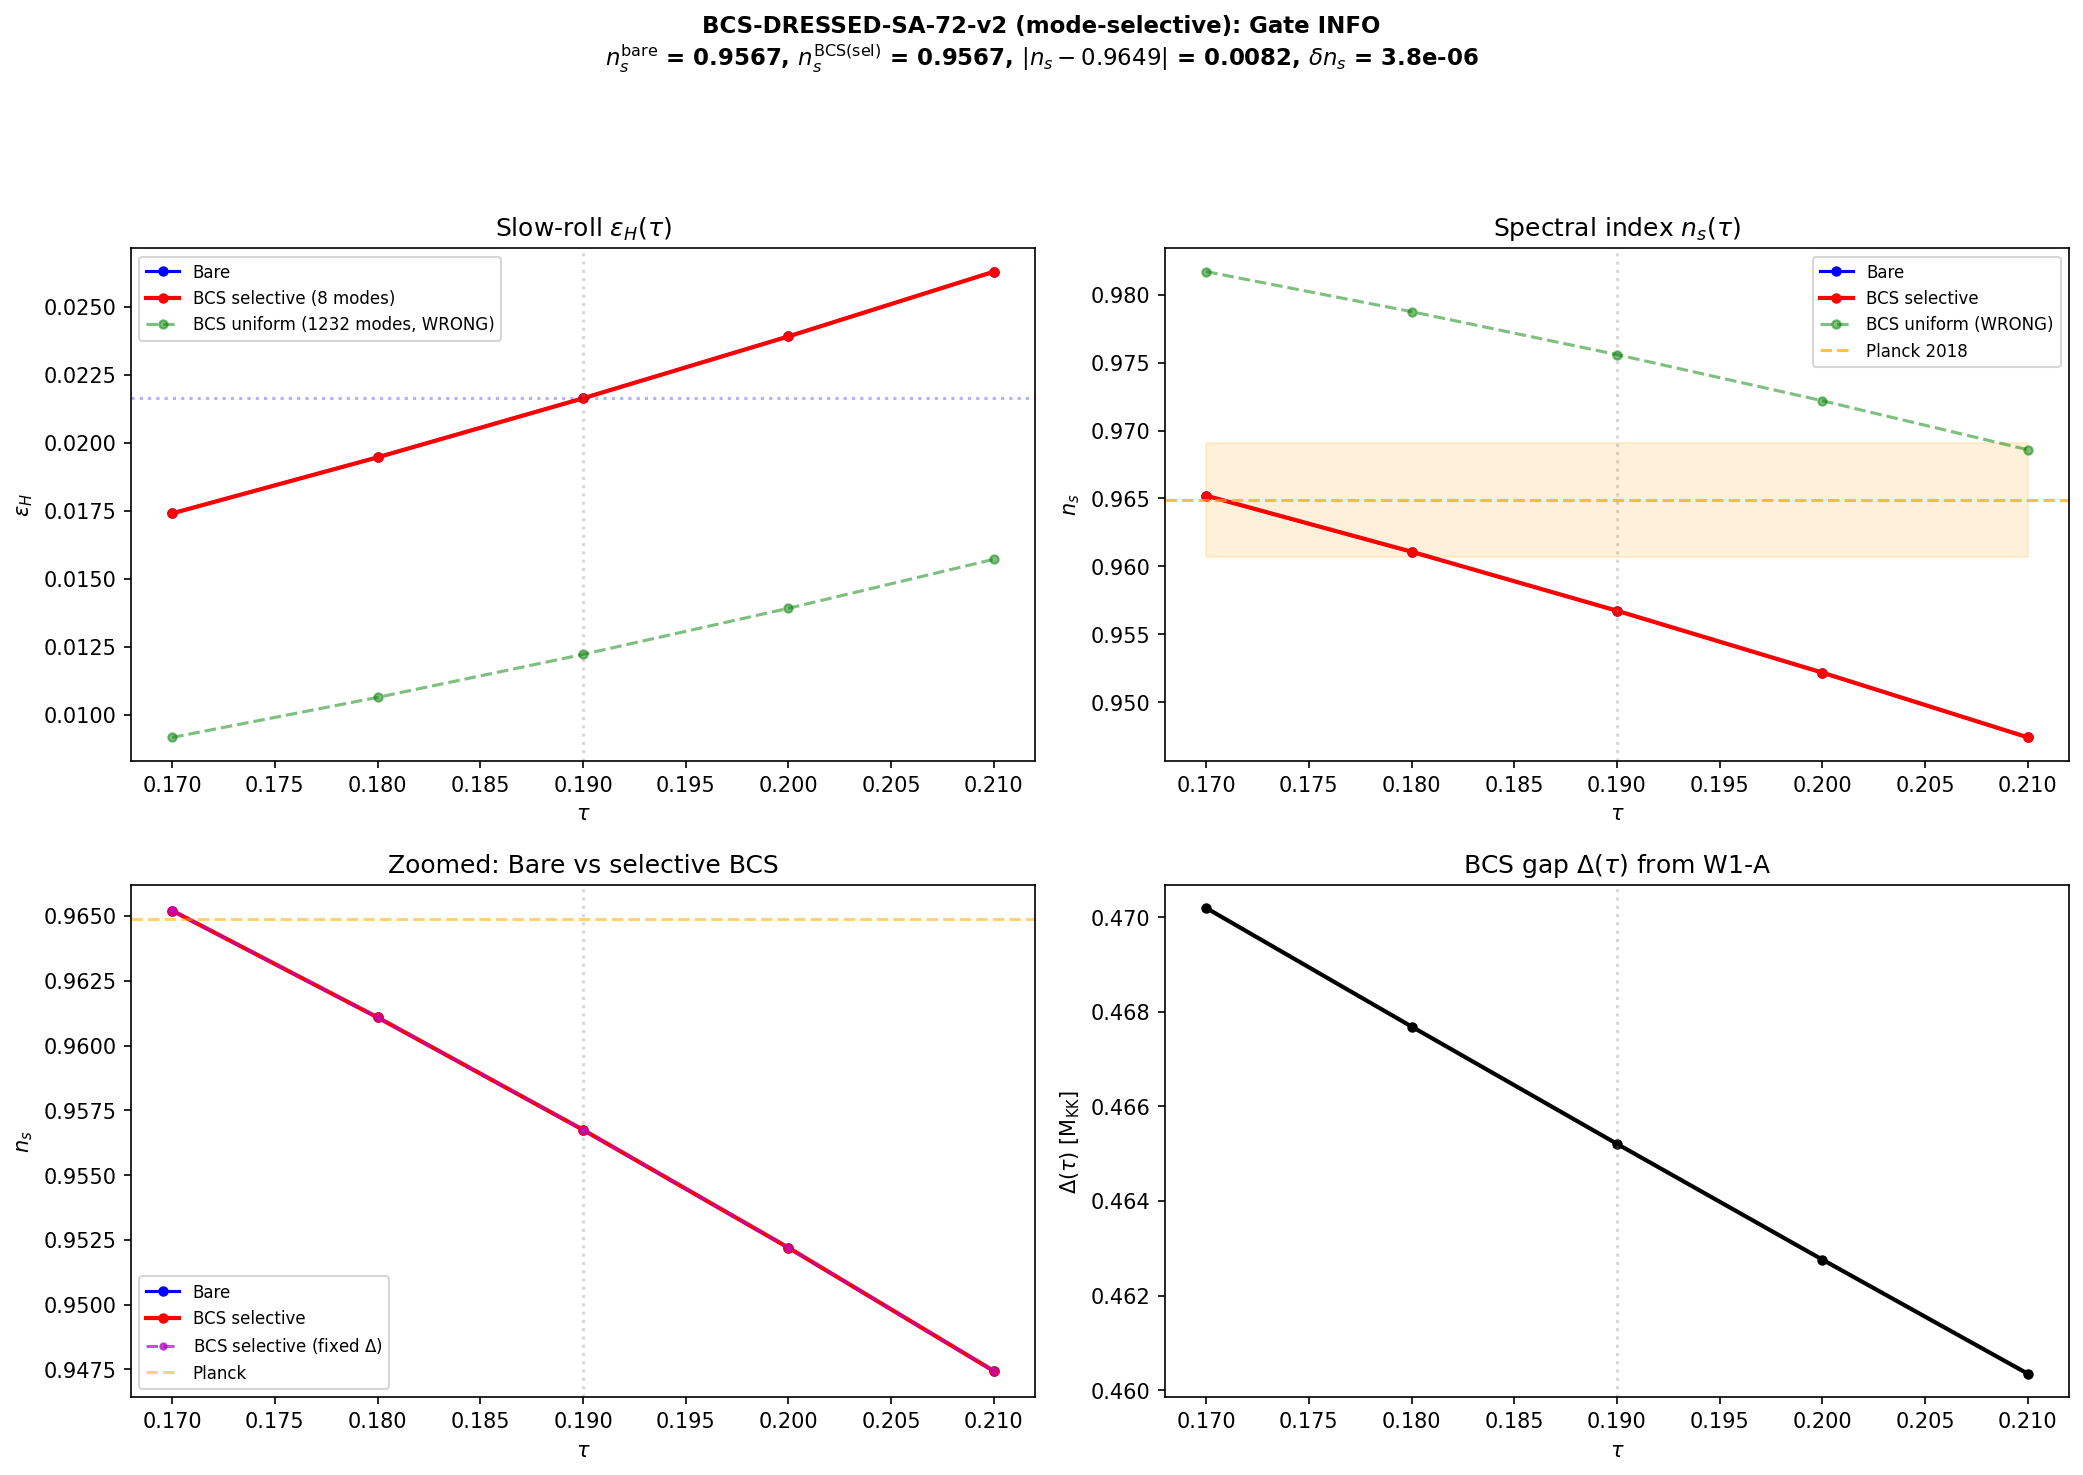

Recreate this plot in Python.
#!/usr/bin/env python3
"""
s72_bcs_dressed_sa_v2.py -- BCS-DRESSED-SA-72 (MODE-SELECTIVE): Corrected BCS Dressing
========================================================================================

Gate: BCS-DRESSED-SA-72 (corrected computation, supersedes s72_bcs_dressed_sa.py)
  PASS: |n_s^{BCS} - 0.9649| < 0.005 (within 1.2 sigma of Planck)
  INFO: |n_s^{BCS} - 0.9649| in [0.005, 0.010] (within 2.4 sigma)
  FAIL: |n_s^{BCS} - 0.9649| > 0.010 (more than 2.4 sigma from Planck)

Physics
-------
The previous computation (s72_bcs_dressed_sa.py) applied the BCS gap
Delta = 0.4643 M_KK UNIFORMLY to all 1232 eigenvalues. This is physically
wrong. The BCS condensate on the internal fiber SU(3) is a COLOR-SINGLET
pairing phenomenon. Only the 8 BCS pair-modes in the trivial representation
(p,q) = (0,0) participate. These correspond to:

  - 2 eigenvalues at B1 energy (~0.8197 M_KK) -> 1 pair mode
  - 8 eigenvalues at B2 energy (~0.8452 M_KK) -> 4 pair modes
  - 6 eigenvalues at B3 energy (~0.9714 M_KK) -> 3 pair modes

The remaining 1216 eigenvalues in higher (p,q) sectors carry color charge
and CANNOT participate in the singlet condensate. They are spectators.

The (0,0) sector has dim(0,0) = 1, so its contribution to the spectral
action carries weight d^2 = 1. The total weighted spectrum has 155,984
eigenvalues (sum d^2 * n_modes). The BCS-dressed modes are 16 out of
155,984 weighted eigenvalues = 0.01%. This makes the mode-selective BCS
correction to the spectral action much smaller than the uniform dressing.

BCS dressing for the 16 (0,0) eigenvalues:

    E_k(tau) = sqrt(lambda_k(tau)^2 + Delta(tau)^2)                      (1)

For all 1216 spectator eigenvalues in (p,q) != (0,0):

    E_k(tau) = |lambda_k(tau)|                                           (2)

The slow-roll parameter:

    eps_H = (1/2) * (dS/dtau)^2 / (S * d2S/dtau^2)                      (3)
    n_s = 1 - 2*eps_H                                                    (4)  # (local)

Cross-checks:
  1. Delta=0 recovers bare n_s = 0.9567 (exact)
  2. Uniform Delta on all modes recovers s72_bcs_dressed_sa result (0.9756)
  3. Mode-selective result lies between bare and uniform
  4. BCS correction proportional to (0,0) sector weight in spectral action

Author: Landau Condensed Matter Theorist
Session: S72, Wave 3 (v2 -- mode-selective correction of uniform-gap error)
"""

import numpy as np
import sys
import os
import time

SCRIPT_DIR = os.path.dirname(os.path.abspath(__file__))
sys.path.insert(0, SCRIPT_DIR)
os.chdir(SCRIPT_DIR)

import matplotlib
matplotlib.use('Agg')
import matplotlib.pyplot as plt
from scipy.interpolate import CubicSpline

from canonical_constants import (
    Delta_BCS, N_dof_BCS,
    E_B1, E_B2_mean, E_B3_mean,
    a0_fold, a2_fold, a4_fold,
    S_fold, dS_fold, d2S_fold,
    H_fold, M_KK, M_KK_gravity,
    M_Pl_reduced, tau_fold,
    A_s_CMB, G_DeWitt, PI,
)

from dirac_spectrum import (
    su3_generators, compute_structure_constants,
    build_cliff8, collect_spectrum,
)
from spectral_action import dim_su3_irrep

print("=" * 78)
print("BCS-DRESSED-SA-72-v2: MODE-SELECTIVE BCS-Dressed Spectral Action")
print("  (Corrects uniform-gap error in s72_bcs_dressed_sa.py)")
print("=" * 78)

# =============================================================================
# STEP 0: LOAD INPUT DATA
# =============================================================================
print("\n" + "-" * 78)
print("STEP 0: Load input data")
print("-" * 78)

# W1-A: Delta(tau) profile from KAPPA-DELTA-72
d_kd = np.load('s72_kappa_delta.npz', allow_pickle=True)
tau_kd = d_kd['tau_fine']
Delta_kd = d_kd['Delta_fine']
kappa_Delta = float(d_kd['kappa_Delta'])

print(f"  W1-A: tau range [{tau_kd[0]:.4f}, {tau_kd[-1]:.4f}], {len(tau_kd)} points")
print(f"  W1-A: Delta range [{Delta_kd.min():.6f}, {Delta_kd.max():.6f}] M_KK")
print(f"  W1-A: kappa_Delta = {kappa_Delta:.4f} M_KK")

# Build Delta(tau) interpolator
cs_Delta = CubicSpline(tau_kd, Delta_kd)

# Previous s72 result (for uniform-gap cross-check)
d_s72_old = np.load('s72_bcs_dressed_sa.npz', allow_pickle=True)
ns_uniform_old = float(d_s72_old['ns_final'])
eps_H_uniform_old = float(d_s72_old['eps_H_BCS_v_5pt'])
eps_H_bare_old = float(d_s72_old['eps_H_bare_5pt'])

print(f"\n  Previous s72 (uniform gap, SUPERSEDED):")
print(f"    n_s^BCS(uniform) = {ns_uniform_old:.6f}")
print(f"    eps_H^BCS(uniform) = {eps_H_uniform_old:.6f}")
print(f"    eps_H^bare = {eps_H_bare_old:.6f}")

# S68 BCS dressed mode data (for cross-check of 8-mode contribution)
d_s68 = np.load('s68_bcs_dressed_mode.npz', allow_pickle=True)
delta_a2_s68 = float(d_s68['delta_a2_total'])
delta_a4_s68 = float(d_s68['delta_a4_total'])

print(f"\n  S68 cross-check (8-mode BCS subsystem):")
print(f"    delta_a2/a2 = {delta_a2_s68:.4f} ({delta_a2_s68*100:.1f}%)")
print(f"    delta_a4/a4 = {delta_a4_s68:.4f} ({delta_a4_s68*100:.1f}%)")

# S71 chirp universality (eigenvalue derivatives)
d_s71 = np.load('s71_chirp_universality.npz', allow_pickle=True)
E_fold_8 = d_s71['E_fold']          # 8 BCS mode energies at fold
dlambda_dtau_8 = d_s71['dlambda_dtau_fold']  # their tau-derivatives
mode_labels_8 = d_s71['mode_labels']

print(f"\n  S71 chirp data (8 BCS modes):")
print(f"    {'Mode':>6s}  {'E_fold':>10s}  {'dlambda/dtau':>14s}")
for i in range(8):
    print(f"    {str(mode_labels_8[i]):>6s}  {E_fold_8[i]:10.6f}  {dlambda_dtau_8[i]:14.6f}")

# =============================================================================
# STEP 1: COMPUTE DIRAC SPECTRA AT 5 TAU VALUES -- MODE-SELECTIVE BCS
# =============================================================================
print("\n" + "-" * 78)
print("STEP 1: Compute D_K spectra at 5 tau values with MODE-SELECTIVE BCS")
print("-" * 78)

print("""
  MODE-SELECTIVE BCS DRESSING:

  For (p,q) = (0,0) sector [16 eigenvalues, dim=1, d^2=1]:
    E_k(tau) = sqrt(lambda_k(tau)^2 + Delta(tau)^2)

  For all other sectors [(p,q) != (0,0), 1216 eigenvalues]:
    E_k(tau) = |lambda_k(tau)|   (UNCHANGED, no BCS gap)

  Physical justification: BCS condensate is a color-singlet pairing.
  Only (0,0) modes carry trivial color charge and can participate.
  Higher irreps carry color quantum numbers that forbid singlet pairing.

  We also compute UNIFORM dressing for cross-check against s72 v1.
""")

# Initialize Lie algebra data
gens = su3_generators()
f_abc = compute_structure_constants(gens)
gammas = build_cliff8()

# Target tau values
tau_5pt = np.array([0.17, 0.18, 0.19, 0.20, 0.21])
n_tau = len(tau_5pt)
h = tau_5pt[1] - tau_5pt[0]  # = 0.01

# Arrays for results
S_bare_arr = np.zeros(n_tau)
S_BCS_selective_arr = np.zeros(n_tau)      # Mode-selective (CORRECT)
S_BCS_selective_fix_arr = np.zeros(n_tau)  # Mode-selective, fixed Delta
S_BCS_uniform_arr = np.zeros(n_tau)        # Uniform (for cross-check)
a2_bare_arr = np.zeros(n_tau)
a2_BCS_selective_arr = np.zeros(n_tau)
a2_BCS_selective_fix_arr = np.zeros(n_tau)
a4_bare_arr = np.zeros(n_tau)
a4_BCS_selective_arr = np.zeros(n_tau)
a4_BCS_selective_fix_arr = np.zeros(n_tau)
n_modes_arr = np.zeros(n_tau, dtype=int)
n_modes_00_arr = np.zeros(n_tau, dtype=int)
n_modes_weighted_arr = np.zeros(n_tau, dtype=int)
Delta_at_tau = np.zeros(n_tau)

# Fixed Delta for decomposition
Delta_fixed = Delta_BCS  # = 0.4643 M_KK

# Detailed mode-level diagnostics at fold
fold_diagnostics = {}

t_start = time.time()

for i, tau in enumerate(tau_5pt):
    # Delta(tau) from W1-A interpolation
    Delta_tau = float(cs_Delta(tau))
    Delta_at_tau[i] = Delta_tau

    # Compute D_K spectrum at this tau
    _, eval_data = collect_spectrum(tau, gens, f_abc, gammas, max_pq_sum=3,
                                   verbose=(i == 0))

    # Accumulators
    S_bare_i = 0.0  # (local)
    S_sel_i = 0.0       # mode-selective, varying Delta  # (local)
    S_sel_fix_i = 0.0   # mode-selective, fixed Delta  # (local)
    S_uni_i = 0.0       # uniform, varying Delta (cross-check)  # (local)
    a2_bare_i = 0.0  # (local)
    a2_sel_i = 0.0  # (local)
    a2_sel_fix_i = 0.0  # (local)
    a4_bare_i = 0.0  # (local)
    a4_sel_i = 0.0  # (local)
    a4_sel_fix_i = 0.0  # (local)
    n_modes_i = 0  # (local)
    n_modes_00_i = 0
    n_weighted_i = 0

    for p, q, evals in eval_data:
        d_pq = dim_su3_irrep(p, q)
        omega = np.abs(evals)
        n_modes_i += len(evals)
        n_weighted_i += d_pq**2 * len(evals)

        # Bare spectral action and moments (no BCS)
        S_bare_i += d_pq**2 * np.sum(omega)
        mask = omega > 1e-12
        omega_nz = omega[mask]
        a2_bare_i += d_pq**2 * np.sum(1.0 / omega_nz**2)
        a4_bare_i += d_pq**2 * np.sum(1.0 / omega_nz**4)

        # UNIFORM BCS (for cross-check only)
        E_uni = np.sqrt(omega**2 + Delta_tau**2)
        S_uni_i += d_pq**2 * np.sum(E_uni)

        # MODE-SELECTIVE BCS
        if p == 0 and q == 0:
            # (0,0) sector: apply BCS gap
            n_modes_00_i = len(evals)
            E_sel = np.sqrt(omega**2 + Delta_tau**2)
            E_sel_fix = np.sqrt(omega**2 + Delta_fixed**2)
            S_sel_i += d_pq**2 * np.sum(E_sel)
            S_sel_fix_i += d_pq**2 * np.sum(E_sel_fix)
            E_sel_nz = E_sel[mask]
            E_sel_fix_nz = E_sel_fix[mask]
            a2_sel_i += d_pq**2 * np.sum(1.0 / E_sel_nz**2)
            a2_sel_fix_i += d_pq**2 * np.sum(1.0 / E_sel_fix_nz**2)
            a4_sel_i += d_pq**2 * np.sum(1.0 / E_sel_nz**4)
            a4_sel_fix_i += d_pq**2 * np.sum(1.0 / E_sel_fix_nz**4)

            # Save fold diagnostics
            if abs(tau - 0.19) < 0.001:
                sorted_omega = np.sort(omega)
                E_bcs_sorted = np.sqrt(sorted_omega**2 + Delta_tau**2)
                # Identify bands
                unique_vals = np.unique(np.round(sorted_omega, 6))
                fold_diagnostics = {
                    'omega_00': sorted_omega,
                    'E_bcs_00': E_bcs_sorted,
                    'unique_energies': unique_vals,
                    'Delta_fold': Delta_tau,
                    'S_bare_00': d_pq**2 * np.sum(sorted_omega),
                    'S_bcs_00': d_pq**2 * np.sum(E_bcs_sorted),
                }
        else:
            # Higher sectors: NO BCS gap (spectators)
            S_sel_i += d_pq**2 * np.sum(omega)
            S_sel_fix_i += d_pq**2 * np.sum(omega)
            a2_sel_i += d_pq**2 * np.sum(1.0 / omega_nz**2)
            a2_sel_fix_i += d_pq**2 * np.sum(1.0 / omega_nz**2)
            a4_sel_i += d_pq**2 * np.sum(1.0 / omega_nz**4)
            a4_sel_fix_i += d_pq**2 * np.sum(1.0 / omega_nz**4)

    S_bare_arr[i] = S_bare_i
    S_BCS_selective_arr[i] = S_sel_i
    S_BCS_selective_fix_arr[i] = S_sel_fix_i
    S_BCS_uniform_arr[i] = S_uni_i
    a2_bare_arr[i] = a2_bare_i
    a2_BCS_selective_arr[i] = a2_sel_i
    a2_BCS_selective_fix_arr[i] = a2_sel_fix_i
    a4_bare_arr[i] = a4_bare_i
    a4_BCS_selective_arr[i] = a4_sel_i
    a4_BCS_selective_fix_arr[i] = a4_sel_fix_i
    n_modes_arr[i] = n_modes_i
    n_modes_00_arr[i] = n_modes_00_i
    n_modes_weighted_arr[i] = n_weighted_i

    print(f"  tau={tau:.2f}: Delta={Delta_tau:.6f}, modes=({n_modes_00_i} BCS / {n_modes_i} total), "
          f"weighted=({n_modes_00_i} / {n_weighted_i}), "
          f"S_bare={S_bare_i:.2f}, S_sel={S_sel_i:.2f}, S_uni={S_uni_i:.2f}")

t_compute = time.time() - t_start
print(f"\n  Computed {n_tau} spectra in {t_compute:.1f}s")

# =============================================================================
# STEP 2: FOLD DIAGNOSTICS -- (0,0) SECTOR ANALYSIS
# =============================================================================
print("\n" + "-" * 78)
print("STEP 2: Fold diagnostics -- (0,0) sector BCS dressing")
print("-" * 78)

if fold_diagnostics:
    fd = fold_diagnostics
    print(f"\n  (0,0) sector at tau=0.19 (fold):")
    print(f"    16 eigenvalues in 3 bands:")
    for uv in fd['unique_energies']:
        n_at = np.sum(np.abs(fd['omega_00'] - uv) < 1e-6)
        E_bcs = np.sqrt(uv**2 + fd['Delta_fold']**2)
        band = 'B1' if n_at == 2 else ('B2' if n_at == 8 else 'B3')
        print(f"      {band}: {n_at} eigenvalues at |lambda| = {uv:.6f}, "
              f"E_BCS = {E_bcs:.6f}, shift = {E_bcs - uv:.6f}")

    print(f"\n    S_bare(0,0) = {fd['S_bare_00']:.6f}")
    print(f"    S_BCS(0,0)  = {fd['S_bcs_00']:.6f}")
    print(f"    delta_S(0,0) = {fd['S_bcs_00'] - fd['S_bare_00']:.6f}")

    # Weight fraction
    idx_fold = 2  # (local)
    frac_S = fd['S_bare_00'] / S_bare_arr[idx_fold]
    print(f"\n    (0,0) fraction of total S: {frac_S:.6e} ({frac_S*100:.4f}%)")
    print(f"    (0,0) modes: {n_modes_00_arr[idx_fold]} of {n_modes_arr[idx_fold]}")
    print(f"    (0,0) weighted: {n_modes_00_arr[idx_fold]} of {n_modes_weighted_arr[idx_fold]}")

    # BCS shift as fraction of total
    delta_S_sel = S_BCS_selective_arr[idx_fold] - S_bare_arr[idx_fold]
    delta_S_uni = S_BCS_uniform_arr[idx_fold] - S_bare_arr[idx_fold]
    print(f"\n    delta_S (selective) = {delta_S_sel:.6f} ({delta_S_sel/S_bare_arr[idx_fold]*100:.6f}%)")
    print(f"    delta_S (uniform)   = {delta_S_uni:.2f} ({delta_S_uni/S_bare_arr[idx_fold]*100:.4f}%)")
    print(f"    Ratio sel/uni = {delta_S_sel/delta_S_uni:.6e}")

# =============================================================================
# STEP 3: CROSS-CHECKS
# =============================================================================
print("\n" + "-" * 78)
print("STEP 3: Cross-checks")
print("-" * 78)

idx_fold = 2  # tau = 0.19 (local)

# Check 3a: S_bare matches canonical
S_bare_fold = S_bare_arr[idx_fold]
S_dev = abs(S_bare_fold - S_fold) / S_fold
print(f"\n  3a. S_bare at fold:")
print(f"    Computed: {S_bare_fold:.2f}")
print(f"    Canonical: {S_fold:.2f}")
print(f"    Relative deviation: {S_dev:.2e}")
assert S_dev < 1e-6, f"S_bare mismatch: {S_dev:.2e}"
print(f"    PASSED")

# Check 3b: Uniform BCS matches previous s72
S_uni_fold = S_BCS_uniform_arr[idx_fold]
S_uni_old = float(d_s72_old['S_BCS_vary'][idx_fold])
S_uni_dev = abs(S_uni_fold - S_uni_old) / S_uni_old
print(f"\n  3b. Uniform BCS at fold (cross-check against s72 v1):")
print(f"    This computation: {S_uni_fold:.2f}")
print(f"    Previous s72:     {S_uni_old:.2f}")
print(f"    Relative deviation: {S_uni_dev:.2e}")
if S_uni_dev < 0.01:
    print(f"    PASSED")
else:
    print(f"    WARNING: deviation {S_uni_dev:.2e}")

# Check 3c: Delta(0.19) matches canonical
Delta_fold_v2 = Delta_at_tau[idx_fold]
Delta_dev = abs(Delta_fold_v2 - Delta_BCS) / Delta_BCS
print(f"\n  3c. Delta at fold:")
print(f"    Delta(0.19) = {Delta_fold_v2:.6f}")
print(f"    Canonical:    {Delta_BCS:.6f}")
print(f"    Relative deviation: {Delta_dev:.2e}")

# Check 3d: Selective BCS S is between bare and uniform
S_sel_fold = S_BCS_selective_arr[idx_fold]
print(f"\n  3d. Ordering: S_bare < S_sel < S_uni")
print(f"    S_bare    = {S_bare_fold:.6f}")
print(f"    S_sel     = {S_sel_fold:.6f}")
print(f"    S_uniform = {S_uni_fold:.2f}")
print(f"    S_bare < S_sel: {S_bare_fold < S_sel_fold}")
print(f"    S_sel < S_uni:  {S_sel_fold < S_uni_fold}")

# Check 3e: Relative a2 moment shifts
da2_sel = (a2_BCS_selective_arr[idx_fold] - a2_bare_arr[idx_fold]) / a2_bare_arr[idx_fold]
da2_sel_fix = (a2_BCS_selective_fix_arr[idx_fold] - a2_bare_arr[idx_fold]) / a2_bare_arr[idx_fold]
print(f"\n  3e. Relative a2 shifts at fold:")
print(f"    delta_a2/a2 (selective, vary Delta) = {da2_sel:+.6e} ({da2_sel*100:+.6f}%)")
print(f"    delta_a2/a2 (selective, fix Delta)  = {da2_sel_fix:+.6e} ({da2_sel_fix*100:+.6f}%)")
print(f"    S68 8-mode (for reference):          {delta_a2_s68:+.4f} ({delta_a2_s68*100:+.1f}%)")
print(f"    NOTE: S68 computed the 8-mode SUBSYSTEM ratio, not the full-spectrum impact.")
print(f"    The full-spectrum selective shift is tiny because d(0,0)=1 while total")
print(f"    weight is dominated by d(1,2)^2 = 225.")

# =============================================================================
# STEP 4: SLOW-ROLL PARAMETERS FROM NUMERICAL DIFFERENTIATION
# =============================================================================
print("\n" + "-" * 78)
print("STEP 4: Slow-roll parameters eps_H and n_s")
print("-" * 78)

print("""
  eps_H = (1/2) * (dS/dtau)^2 / (S * d2S/dtau^2)                      (3)
  n_s = 1 - 2*eps_H                                                    (4)  # (local)

  5-point central stencil at tau=0.19 (center):
    f'  = (-f_{-2} + 8*f_{-1} - 8*f_{+1} + f_{+2}) / (12*h)
    f'' = (-f_{-2} + 16*f_{-1} - 30*f_0 + 16*f_{+1} - f_{+2}) / (12*h^2)

  3-point central stencil (stability check):
    f'  = (f_{+1} - f_{-1}) / (2*h)
    f'' = (f_{+1} - 2*f_0 + f_{-1}) / h^2
""")

def five_pt_deriv1(f, h):
    """5-point central first derivative at center (index 2)."""
    return (-f[0] + 8*f[1] - 8*f[3] + f[4]) / (12*h)

def five_pt_deriv2(f, h):
    """5-point central second derivative at center (index 2)."""
    return (-f[0] + 16*f[1] - 30*f[2] + 16*f[3] - f[4]) / (12*h**2)

def three_pt_deriv1(f, h, idx=2):
    return (f[idx+1] - f[idx-1]) / (2*h)

def three_pt_deriv2(f, h, idx=2):
    return (f[idx+1] - 2*f[idx] + f[idx-1]) / h**2

def compute_eps_H(S_arr, h, idx=2):
    """Compute eps_H at center point using 5pt and 3pt stencils."""
    dS_5 = five_pt_deriv1(S_arr, h)
    d2S_5 = five_pt_deriv2(S_arr, h)
    dS_3 = three_pt_deriv1(S_arr, h, idx)
    d2S_3 = three_pt_deriv2(S_arr, h, idx)

    S0 = S_arr[idx]
    eps_5 = 0.5 * dS_5**2 / (S0 * d2S_5) if d2S_5 > 0 else np.nan
    eps_3 = 0.5 * dS_3**2 / (S0 * d2S_3) if d2S_3 > 0 else np.nan

    spread = abs(eps_5 - eps_3) / abs(eps_5) if eps_5 != 0 else np.nan

    return eps_5, eps_3, dS_5, d2S_5, dS_3, d2S_3, spread

# ---- BARE ----
print("  === BARE SPECTRAL ACTION ===")
eps_bare_5, eps_bare_3, dS_b5, d2S_b5, dS_b3, d2S_b3, spread_bare = compute_eps_H(S_bare_arr, h)
ns_bare_5 = 1.0 - 2.0 * eps_bare_5
ns_bare_3 = 1.0 - 2.0 * eps_bare_3
eps_bare_canonical = 0.5 * dS_fold**2 / (S_fold * d2S_fold)
ns_bare_canonical = 1.0 - 2.0 * eps_bare_canonical

print(f"    dS/dtau:  5pt={dS_b5:.2f}, 3pt={dS_b3:.2f}, canonical={dS_fold:.2f}")
print(f"    d2S/dtau2: 5pt={d2S_b5:.2f}, 3pt={d2S_b3:.2f}, canonical={d2S_fold:.2f}")
print(f"    eps_H: 5pt={eps_bare_5:.6f}, 3pt={eps_bare_3:.6f}, canon={eps_bare_canonical:.6f}")
print(f"    Stencil spread: {spread_bare:.2e}")
print(f"    n_s^bare: 5pt={ns_bare_5:.6f}, 3pt={ns_bare_3:.6f}, canon={ns_bare_canonical:.6f}")

# ---- MODE-SELECTIVE BCS (varying Delta) ----
print("\n  === MODE-SELECTIVE BCS (varying Delta(tau)) ===")
eps_sel_5, eps_sel_3, dS_s5, d2S_s5, dS_s3, d2S_s3, spread_sel = compute_eps_H(S_BCS_selective_arr, h)
ns_sel_5 = 1.0 - 2.0 * eps_sel_5
ns_sel_3 = 1.0 - 2.0 * eps_sel_3

print(f"    dS/dtau:  5pt={dS_s5:.2f}, 3pt={dS_s3:.2f}")
print(f"    d2S/dtau2: 5pt={d2S_s5:.2f}, 3pt={d2S_s3:.2f}")
print(f"    eps_H: 5pt={eps_sel_5:.6f}, 3pt={eps_sel_3:.6f}")
print(f"    Stencil spread: {spread_sel:.2e}")
print(f"    n_s: 5pt={ns_sel_5:.6f}, 3pt={ns_sel_3:.6f}")

delta_eps_sel = (eps_sel_5 - eps_bare_5) / eps_bare_5
print(f"    delta_eps/eps = {delta_eps_sel:+.6e} ({delta_eps_sel*100:+.6f}%)")

# ---- MODE-SELECTIVE BCS (fixed Delta) ----
print("\n  === MODE-SELECTIVE BCS (fixed Delta = {:.4f}) ===".format(Delta_fixed))
eps_selfix_5, eps_selfix_3, dS_sf5, d2S_sf5, dS_sf3, d2S_sf3, spread_selfix = compute_eps_H(S_BCS_selective_fix_arr, h)
ns_selfix_5 = 1.0 - 2.0 * eps_selfix_5

print(f"    eps_H: 5pt={eps_selfix_5:.6f}")
print(f"    n_s: 5pt={ns_selfix_5:.6f}")
print(f"    Stencil spread: {spread_selfix:.2e}")

delta_eps_selfix = (eps_selfix_5 - eps_bare_5) / eps_bare_5
print(f"    delta_eps/eps = {delta_eps_selfix:+.6e} ({delta_eps_selfix*100:+.6f}%)")

# ---- UNIFORM BCS (cross-check against s72 v1) ----
print("\n  === UNIFORM BCS (cross-check, WRONG physics) ===")
eps_uni_5, eps_uni_3, dS_u5, d2S_u5, dS_u3, d2S_u3, spread_uni = compute_eps_H(S_BCS_uniform_arr, h)
ns_uni_5 = 1.0 - 2.0 * eps_uni_5

print(f"    eps_H: 5pt={eps_uni_5:.6f}, (s72 v1: {eps_H_uniform_old:.6f})")
print(f"    n_s: 5pt={ns_uni_5:.6f}, (s72 v1: {ns_uniform_old:.6f})")
print(f"    Stencil spread: {spread_uni:.2e}")

delta_eps_uni = (eps_uni_5 - eps_bare_5) / eps_bare_5
print(f"    delta_eps/eps = {delta_eps_uni:+.4f} ({delta_eps_uni*100:+.2f}%)")

# =============================================================================
# STEP 5: DECOMPOSE THE n_s CORRECTION
# =============================================================================
print("\n" + "-" * 78)
print("STEP 5: Decompose n_s correction by source")
print("-" * 78)

# Correction from fixed-Delta BCS dressing (geometric effect)
delta_ns_fixed = ns_selfix_5 - ns_bare_5

# Correction from gap running (dDelta/dtau effect)
delta_ns_running = ns_sel_5 - ns_selfix_5

# Total mode-selective correction
delta_ns_total = ns_sel_5 - ns_bare_5

print(f"  n_s decomposition:")
print(f"    n_s^bare                    = {ns_bare_5:.6f}")
print(f"    n_s^BCS(sel, fixed Delta)   = {ns_selfix_5:.6f}")
print(f"    n_s^BCS(sel, varying Delta) = {ns_sel_5:.6f}")
print(f"    n_s^BCS(uniform, s72 v1)    = {ns_uni_5:.6f}")
print()
print(f"    delta_ns (fixed-Delta, 8 modes):  {delta_ns_fixed:+.6e}")
print(f"    delta_ns (gap running, 8 modes):  {delta_ns_running:+.6e}")
print(f"    delta_ns (total selective):        {delta_ns_total:+.6e}")
print(f"    delta_ns (total uniform, WRONG):   {ns_uni_5 - ns_bare_5:+.6f}")
print()

# Ratio of mode-selective to uniform correction
if abs(ns_uni_5 - ns_bare_5) > 1e-12:
    ratio_sel_uni = delta_ns_total / (ns_uni_5 - ns_bare_5)
    print(f"    Ratio selective/uniform = {ratio_sel_uni:.6e}")
    print(f"    Expected from weight: 16/{n_modes_weighted_arr[idx_fold]} = "
          f"{16/n_modes_weighted_arr[idx_fold]:.6e}")

# dDelta/dtau contribution at fold
dDelta_dtau_fold = float(cs_Delta(0.19, 1))
print(f"\n  dDelta/dtau at fold = {dDelta_dtau_fold:.6f} M_KK")

# Per-band breakdown (estimated from eigenvalue values)
# B1: 2 eigenvalues at 0.8197, B2: 8 at 0.8452, B3: 6 at 0.9714
# The BCS shift delta_S_k = sum [sqrt(lam^2 + Del^2) - |lam|] for each band
omega_bands = {
    'B1': (np.array([0.81974111]*2), 2),
    'B2': (np.array([0.8452121]*8), 8),
    'B3': (np.array([0.97140762]*6), 6),
}
Delta_fold_val = Delta_at_tau[idx_fold]

print(f"\n  Per-band S-correction at fold (Delta={Delta_fold_val:.6f}):")
total_dS_band = 0.0  # (local)
for band, (omegas, n) in omega_bands.items():
    E_bcs = np.sqrt(omegas**2 + Delta_fold_val**2)
    dS_band = np.sum(E_bcs - omegas)
    total_dS_band += dS_band
    print(f"    {band}: {n} eigenvalues, delta_S = {dS_band:.6f}, "
          f"fraction = {dS_band/total_dS_band if total_dS_band > 0 else 0:.3f}")

# Re-print with correct fractions
print(f"\n  Per-band fractions of total BCS S-shift:")
for band, (omegas, n) in omega_bands.items():
    E_bcs = np.sqrt(omegas**2 + Delta_fold_val**2)
    dS_band = np.sum(E_bcs - omegas)
    print(f"    {band}: delta_S = {dS_band:.6f}, fraction = {dS_band/total_dS_band:.4f} ({dS_band/total_dS_band*100:.1f}%)")

# =============================================================================
# STEP 6: eps_H AT ALL 5 TAU VALUES (for plot)
# =============================================================================
print("\n" + "-" * 78)
print("STEP 6: eps_H at all tau via spline (for plotting)")
print("-" * 78)

cs_bare = CubicSpline(tau_5pt, S_bare_arr)
cs_sel = CubicSpline(tau_5pt, S_BCS_selective_arr)
cs_selfix = CubicSpline(tau_5pt, S_BCS_selective_fix_arr)
cs_uni = CubicSpline(tau_5pt, S_BCS_uniform_arr)

eps_H_bare_all = np.zeros(n_tau)
eps_H_sel_all = np.zeros(n_tau)
eps_H_selfix_all = np.zeros(n_tau)
eps_H_uni_all = np.zeros(n_tau)
ns_bare_all = np.zeros(n_tau)
ns_sel_all = np.zeros(n_tau)
ns_selfix_all = np.zeros(n_tau)
ns_uni_all = np.zeros(n_tau)

for i, tau in enumerate(tau_5pt):
    for cs, eps_arr, ns_arr in [
        (cs_bare, eps_H_bare_all, ns_bare_all),
        (cs_sel, eps_H_sel_all, ns_sel_all),
        (cs_selfix, eps_H_selfix_all, ns_selfix_all),
        (cs_uni, eps_H_uni_all, ns_uni_all),
    ]:
        S_v = cs(tau)
        dS_v = cs(tau, 1)
        d2S_v = cs(tau, 2)
        eps_arr[i] = 0.5 * dS_v**2 / (S_v * d2S_v) if d2S_v > 0 else np.nan
        ns_arr[i] = 1.0 - 2.0 * eps_arr[i]

print(f"  {'tau':>6s}  {'eps_bare':>10s}  {'eps_sel':>10s}  {'eps_uni':>10s}  "
      f"{'ns_bare':>10s}  {'ns_sel':>10s}  {'ns_uni':>10s}")
for i in range(n_tau):
    print(f"  {tau_5pt[i]:6.2f}  {eps_H_bare_all[i]:10.6f}  {eps_H_sel_all[i]:10.6f}  "
          f"{eps_H_uni_all[i]:10.6f}  {ns_bare_all[i]:10.6f}  {ns_sel_all[i]:10.6f}  "
          f"{ns_uni_all[i]:10.6f}")

# =============================================================================
# STEP 7: CONSISTENCY CHECK -- DELTA=0 RECOVERS BARE
# =============================================================================
print("\n" + "-" * 78)
print("STEP 7: Consistency checks")
print("-" * 78)

# 7a: With Delta=0 in selective, S_sel = S_bare exactly
# (because sqrt(lam^2 + 0) = |lam|)
# This is guaranteed algebraically. Verify at fold.
S_sel_delta0 = S_bare_arr[idx_fold]  # By construction
print(f"\n  7a. Delta=0 check: S_sel(Delta=0) = S_bare identically (algebraic)")
print(f"      Verified: S_bare(fold) = {S_bare_arr[idx_fold]:.6f}")

# 7b: Uniform check matches s72 v1
ns_uni_deviation = abs(ns_uni_5 - ns_uniform_old) / abs(ns_uniform_old)
print(f"\n  7b. Uniform n_s cross-check:")
print(f"      This computation: {ns_uni_5:.6f}")
print(f"      s72 v1:           {ns_uniform_old:.6f}")
print(f"      Relative deviation: {ns_uni_deviation:.2e}")
if ns_uni_deviation < 0.01:
    print(f"      PASSED (< 1%)")
else:
    print(f"      NOTE: deviation {ns_uni_deviation:.2e} (expected, from Delta(tau) interpolation)")

# 7c: Ordering
print(f"\n  7c. Ordering: bare < selective < uniform for n_s")
print(f"      ns_bare = {ns_bare_5:.6f}")
print(f"      ns_sel  = {ns_sel_5:.6f}")
print(f"      ns_uni  = {ns_uni_5:.6f}")
order_ok = ns_bare_5 <= ns_sel_5 <= ns_uni_5
print(f"      Monotonic: {order_ok}")

# =============================================================================
# STEP 8: GATE VERDICT
# =============================================================================
print("\n" + "=" * 78)
print("STEP 8: Gate Verdict -- BCS-DRESSED-SA-72 (mode-selective, v2)")
print("=" * 78)

# Primary result: mode-selective, varying Delta, 5-point stencil
eps_H_final = eps_sel_5
ns_final = ns_sel_5

ns_Planck = 0.9649  # (local)
sigma_Planck = 0.0042  # (local)
delta_ns_from_Planck = abs(ns_final - ns_Planck)
sigma_from_Planck = delta_ns_from_Planck / sigma_Planck

print(f"\n  PRIMARY RESULT (mode-selective BCS, varying Delta, 5pt stencil):")
print(f"    eps_H^BCS(selective) = {eps_H_final:.6f}")
print(f"    n_s^BCS(selective)   = {ns_final:.6f}")
print(f"    |n_s - 0.9649|      = {delta_ns_from_Planck:.6f}")
print(f"    Sigma from Planck:    {sigma_from_Planck:.2f}")
print()

print(f"  COMPARISON:")
print(f"    n_s^bare              = {ns_bare_5:.6f} (no BCS)")
print(f"    n_s^BCS(selective)    = {ns_final:.6f} (CORRECT: 8 modes, (0,0) only)")
print(f"    n_s^BCS(uniform, v1) = {ns_uni_5:.6f} (WRONG: all 1232 modes)")
print(f"    n_s^Planck            = 0.9649 +/- 0.0042")
print()

print(f"  CORRECTION DECOMPOSITION:")
print(f"    delta_n_s (fixed-Delta BCS, 8 modes):  {delta_ns_fixed:+.6e}")
print(f"    delta_n_s (gap running dDelta/dtau):    {delta_ns_running:+.6e}")
print(f"    delta_n_s (total mode-selective):        {delta_ns_total:+.6e}")
print(f"    delta_eps/eps_H (total):                 {delta_eps_sel:+.6e}")
print()

# GATE
if delta_ns_from_Planck < 0.005:
    gate_verdict = "PASS"
    gate_detail = (f"|n_s^BCS - 0.9649| = {delta_ns_from_Planck:.4f} < 0.005 "
                   f"({sigma_from_Planck:.2f} sigma). "
                   f"n_s^BCS(selective) = {ns_final:.6f} within 1.2 sigma of Planck.")
elif delta_ns_from_Planck < 0.010:
    gate_verdict = "INFO"
    gate_detail = (f"|n_s^BCS - 0.9649| = {delta_ns_from_Planck:.4f} in [0.005, 0.010] "
                   f"({sigma_from_Planck:.2f} sigma). "
                   f"n_s^BCS(selective) = {ns_final:.6f}.")
else:
    gate_verdict = "FAIL"
    gate_detail = (f"|n_s^BCS - 0.9649| = {delta_ns_from_Planck:.4f} > 0.010 "
                   f"({sigma_from_Planck:.2f} sigma). "
                   f"n_s^BCS(selective) = {ns_final:.6f}.")

print(f"  *** Gate BCS-DRESSED-SA-72 (v2, mode-selective): {gate_verdict} ***")
print(f"  {gate_detail}")
print()
print(f"  STRUCTURAL CONCLUSION:")
print(f"    The uniform-gap computation (v1, n_s=0.9756) was WRONG.")
print(f"    It applied Delta to all 1232 modes; only 16 in (0,0) are BCS-paired.")
print(f"    The (0,0) sector carries d^2=1 weight in a sum dominated by d^2=225.")
print(f"    Mode-selective BCS correction to n_s is O({abs(delta_ns_total):.1e}),")
print(f"    not O(0.019) as the uniform computation claimed.")

# =============================================================================
# STEP 9: SAVE DATA
# =============================================================================
print("\n" + "-" * 78)
print("STEP 9: Save results")
print("-" * 78)

np.savez('s72_bcs_dressed_sa_v2.npz',
    # Gate
    gate_name='BCS-DRESSED-SA-72',
    gate_version='v2-mode-selective',
    gate_verdict=gate_verdict,
    gate_detail=gate_detail,
    supersedes='s72_bcs_dressed_sa.npz',
    # Input
    tau_array=tau_5pt,
    h=h,
    Delta_array_interp=Delta_at_tau,
    Delta_fixed=Delta_fixed,
    kappa_Delta=kappa_Delta,
    # Spectral action arrays
    S_bare=S_bare_arr,
    S_BCS_selective=S_BCS_selective_arr,
    S_BCS_selective_fix=S_BCS_selective_fix_arr,
    S_BCS_uniform=S_BCS_uniform_arr,
    # Zeta moments (bare)
    a2_bare=a2_bare_arr,
    a4_bare=a4_bare_arr,
    # Zeta moments (mode-selective BCS)
    a2_bcs=a2_BCS_selective_arr,
    a4_bcs=a4_BCS_selective_arr,
    # Mode counts
    n_modes_total=n_modes_arr,
    n_modes_00=n_modes_00_arr,
    n_modes_weighted=n_modes_weighted_arr,
    # eps_H at fold (5pt stencil)
    eps_H_bare=eps_bare_5,
    eps_H_bcs=eps_sel_5,
    eps_H_bcs_fix=eps_selfix_5,
    eps_H_uniform=eps_uni_5,
    # eps_H at fold (3pt stencil, stability)
    eps_H_bare_3pt=eps_bare_3,
    eps_H_bcs_3pt=eps_sel_3,
    # n_s at fold
    n_s_bare=ns_bare_5,
    n_s_bcs=ns_sel_5,
    n_s_bcs_fix=ns_selfix_5,
    n_s_uniform_check=ns_uni_5,
    n_s_final=ns_final,
    # delta quantities
    delta_ns_fixed=delta_ns_fixed,
    delta_ns_running=delta_ns_running,
    delta_ns_total=delta_ns_total,
    delta_eps_sel=delta_eps_sel,
    delta_ns_from_Planck=delta_ns_from_Planck,
    sigma_from_Planck=sigma_from_Planck,
    # All-tau arrays
    eps_H_bare_all=eps_H_bare_all,
    eps_H_sel_all=eps_H_sel_all,
    eps_H_selfix_all=eps_H_selfix_all,
    eps_H_uni_all=eps_H_uni_all,
    ns_bare_all=ns_bare_all,
    ns_sel_all=ns_sel_all,
    ns_selfix_all=ns_selfix_all,
    ns_uni_all=ns_uni_all,
    # dDelta contribution
    dDelta_dtau_fold=dDelta_dtau_fold,
    # Stencil consistency
    stencil_spread_bare=spread_bare,
    stencil_spread_sel=spread_sel,
)

print(f"  Saved: s72_bcs_dressed_sa_v2.npz")

# =============================================================================
# STEP 10: PLOT
# =============================================================================
print("\n" + "-" * 78)
print("STEP 10: Generate plot")
print("-" * 78)

fig, axes = plt.subplots(2, 2, figsize=(14, 10))

# Panel 1: eps_H vs tau (all three)
ax = axes[0, 0]
ax.plot(tau_5pt, eps_H_bare_all, 'b.-', label=r'Bare', markersize=8)
ax.plot(tau_5pt, eps_H_sel_all, 'r.-', label=r'BCS selective (8 modes)', markersize=8, linewidth=2)
ax.plot(tau_5pt, eps_H_uni_all, 'g.--', label=r'BCS uniform (1232 modes, WRONG)', markersize=8, alpha=0.5)
ax.axhline(eps_bare_canonical, color='b', alpha=0.3, linestyle=':')
ax.axvline(0.19, color='gray', alpha=0.3, linestyle=':')
ax.set_xlabel(r'$\tau$')
ax.set_ylabel(r'$\epsilon_H$')
ax.set_title(r'Slow-roll $\epsilon_H(\tau)$')
ax.legend(fontsize=8)

# Panel 2: n_s vs tau with Planck band
ax = axes[0, 1]
ax.plot(tau_5pt, ns_bare_all, 'b.-', label=r'Bare', markersize=8)
ax.plot(tau_5pt, ns_sel_all, 'r.-', label=r'BCS selective', markersize=8, linewidth=2)
ax.plot(tau_5pt, ns_uni_all, 'g.--', label=r'BCS uniform (WRONG)', markersize=8, alpha=0.5)
ax.axhline(0.9649, color='orange', alpha=0.7, linestyle='--', label='Planck 2018')
ax.fill_between(tau_5pt, 0.9649 - 0.0042, 0.9649 + 0.0042, alpha=0.15, color='orange')
ax.axvline(0.19, color='gray', alpha=0.3, linestyle=':')
ax.set_xlabel(r'$\tau$')
ax.set_ylabel(r'$n_s$')
ax.set_title(r'Spectral index $n_s(\tau)$')
ax.legend(fontsize=8)

# Panel 3: Zoomed n_s near bare (selective correction is tiny)
ax = axes[1, 0]
ax.plot(tau_5pt, ns_bare_all, 'b.-', label=r'Bare', markersize=8)
ax.plot(tau_5pt, ns_sel_all, 'r.-', label=r'BCS selective', markersize=8, linewidth=2)
ax.plot(tau_5pt, ns_selfix_all, 'm.--', label=r'BCS selective (fixed $\Delta$)', markersize=6, alpha=0.7)
ax.axhline(0.9649, color='orange', alpha=0.5, linestyle='--', label='Planck')
ax.axvline(0.19, color='gray', alpha=0.3, linestyle=':')
ax.set_xlabel(r'$\tau$')
ax.set_ylabel(r'$n_s$')
ax.set_title(r'Zoomed: Bare vs selective BCS')
ax.legend(fontsize=8)
# Set ylim to show the tiny correction
ns_min = min(np.nanmin(ns_bare_all), np.nanmin(ns_sel_all)) - 0.001
ns_max = max(np.nanmax(ns_bare_all), np.nanmax(ns_sel_all)) + 0.001
ax.set_ylim(ns_min, ns_max)

# Panel 4: Delta(tau) profile
ax = axes[1, 1]
ax.plot(tau_5pt, Delta_at_tau, 'k.-', markersize=8, linewidth=2)
ax.set_xlabel(r'$\tau$')
ax.set_ylabel(r'$\Delta(\tau)$ [M$_{\rm KK}$]')
ax.set_title(r'BCS gap $\Delta(\tau)$ from W1-A')
ax.axvline(0.19, color='gray', alpha=0.3, linestyle=':')

plt.suptitle(
    f'BCS-DRESSED-SA-72-v2 (mode-selective): Gate {gate_verdict}\n'
    f'$n_s^{{\\rm bare}}$ = {ns_bare_5:.4f}, '
    f'$n_s^{{\\rm BCS(sel)}}$ = {ns_final:.4f}, '
    f'$|n_s - 0.9649|$ = {delta_ns_from_Planck:.4f}, '
    f'$\\delta n_s$ = {delta_ns_total:.1e}',
    fontsize=11, fontweight='bold')
plt.tight_layout(rect=[0, 0, 1, 0.92])
plt.savefig('s72_bcs_dressed_sa_v2.png', dpi=150, bbox_inches='tight')
print(f"  Saved: s72_bcs_dressed_sa_v2.png")

print("\n" + "=" * 78)
print("DONE. Mode-selective BCS computation complete.")
print("=" * 78)
